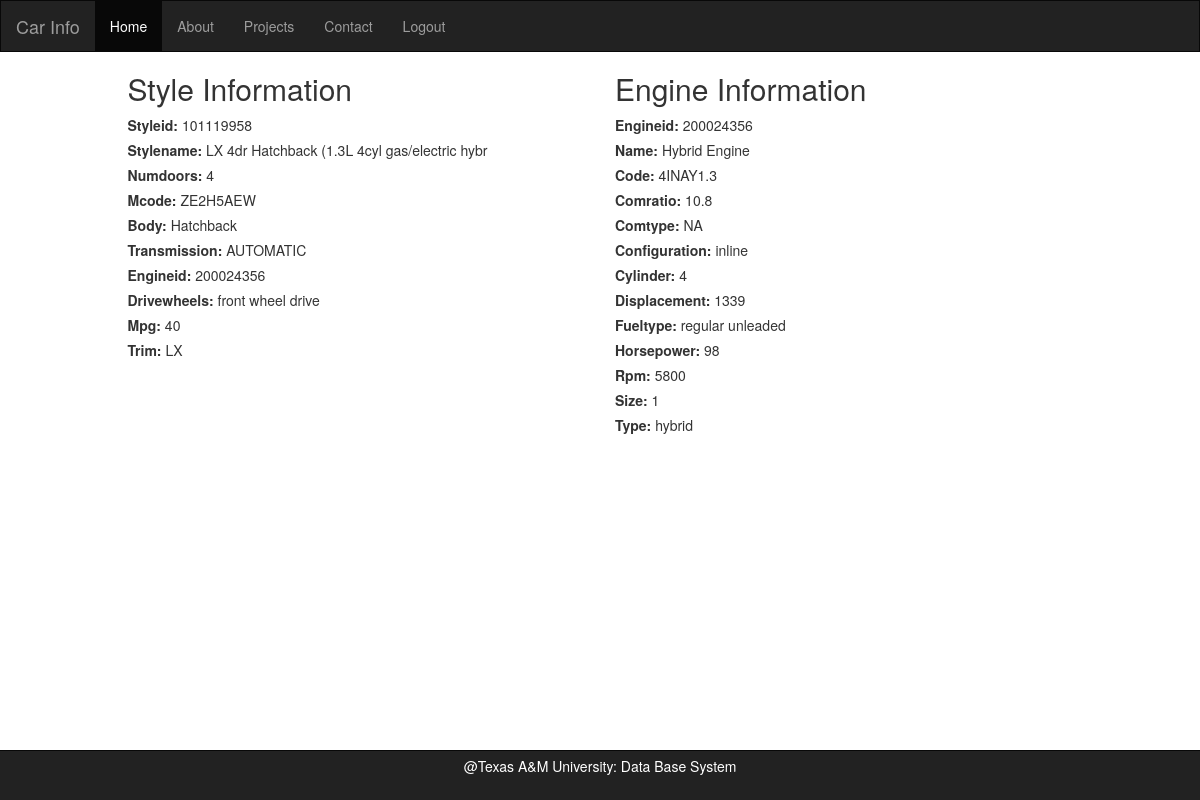
The app's page /PHP-MySQL-Car/details/index.php?styleid=101119958 with its own data.
### tables this page shows
CREATE TABLE `styles` (
  `styleid` int(11) NOT NULL,
  `stylename` varchar(45) DEFAULT NULL,
  `numDoors` int(11) DEFAULT NULL,
  `mCode` varchar(45) DEFAULT NULL,
  `body` varchar(45) DEFAULT NULL,
  `transmission` varchar(45) DEFAULT NULL,
  `engineid` int(11) DEFAULT NULL,
  `driveWheels` varchar(45) DEFAULT NULL,
  `MPG` int(11) DEFAULT NULL,
  `trim` varchar(45) DEFAULT NULL,
  PRIMARY KEY (`styleid`)
);

CREATE TABLE `engine` (
  `engineid` int(11) NOT NULL,
  `name` varchar(80) DEFAULT NULL,
  `code` varchar(45) DEFAULT NULL,
  `comRatio` float DEFAULT NULL,
  `comType` varchar(45) DEFAULT NULL,
  `configuration` varchar(45) DEFAULT NULL,
  `cylinder` int(11) DEFAULT NULL,
  `displacement` float DEFAULT NULL,
  `fuelType` varchar(45) DEFAULT NULL,
  `horsepower` int(11) DEFAULT NULL,
  `rpm` int(11) DEFAULT NULL,
  `size` int(11) DEFAULT NULL,
  `type` varchar(20) DEFAULT NULL,
  PRIMARY KEY (`engineid`)
);

### PHP-MySQL-Car/details/index.php (the view, shortened to what this page needs)
<?php
require_once('../header.php');
$styleid = $_GET['styleid'];
$query = "select * from styles where styles.styleId = $styleid";
$run = mysql_query ($query);
$row = mysql_fetch_assoc($run);
$engineid = '';
if ($run){
	$engineid = $row["engineid"];
}
?>
<body>
<div class = "container">
   <div class = 'row'>
    <div class = 'col-md-5 col-md-offset-1'>
    <h2>Style Information</h2>
    <?php
      foreach($row as $key=>$value){
      	 echo "<label>".ucwords(strtolower($key)).": </label>";
		 echo "<span>  ".$row[$key]." </span><br>";
      }
    ?>
   </div>
   <div class = "col-md-4">
    <h2>Engine Information</h2>
	<?php
	if (!empty($engineid)) {
		$query2 = "select * from engine where engineid = $engineid";
		$run2 = mysql_query ($query2);
		if ($run2) {
			 $row2 = mysql_fetch_assoc($run2);
	         foreach($row2 as $key=>$value){
	      	 echo "<label>".ucwords(strtolower($key)).": </label>";
			 echo "<span>  ".$row2[$key]." </span><br>";
      }
       ?>
    </div>
    </div>
	<?php
     }
 }
	?>
</div>
</body>
<?php
require_once('../footer.php');
?>

### PHP-MySQL-Car/css/login.css (style rules this page uses)
body, html { height: 100%; background-repeat: no-repeat; }

### records on screen
styles: styleid "101119958", stylename "LX 4dr Hatchback (1.3L 4cyl gas/electric hybr", numDoors "4", mCode "ZE2H5AEW", body "Hatchback", transmission "AUTOMATIC", engineid "200024356", driveWheels "front wheel drive", MPG "40", trim "LX"
engine: engineid "200024356", name "Hybrid Engine", code "4INAY1.3", comRatio "10.8", comType "NA", configuration "inline", cylinder "4", displacement "1339", fuelType "regular unleaded", horsepower "98", rpm "5800", size "1", type "hybrid"

### other values on screen
$key "Styleid"
$key "Stylename"
$key "Numdoors"
$key "Mcode"
$key "Body"
$key "Transmission"
$key "Engineid"
$key "Drivewheels"
$key "Mpg"
$key "Trim"
$key "Name"
$key "Code"
$key "Comratio"
$key "Comtype"
$key "Configuration"
